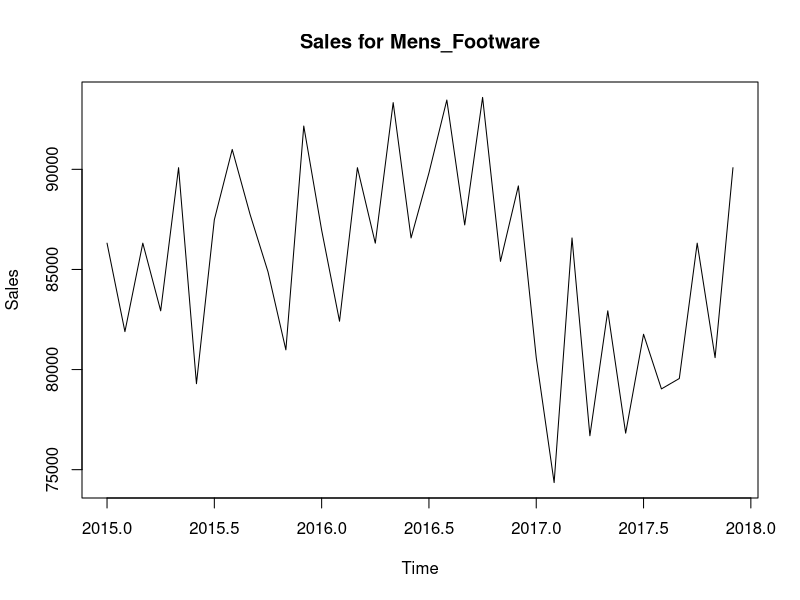

The R source for this figure: (Note: this script raises an error after producing the figure.)
setwd("C:/Users/MAYURESH/OneDrive - National College of Ireland/NCI/SEMESTER 2/DAPA/Project/IMPLEMENATATION DOCUMENTATION/CODE/dataset")

Mens_Footware <- read.csv("Mens_Footware.csv",header=T, na.strings=c(""), stringsAsFactors = T)


ts_Mens_Footware <- ts(Mens_Footware,start = c(2015,1),frequency = 12)

is.ts(ts_Mens_Footware)



plot.ts(ts_Mens_Footware, main= "Sales for Mens_Footware")

start(ts_Mens_Footware)

end(ts_Mens_Footware)


autoplot(ts_Mens_Footware)
monthplot(ts_Mens_Footware)
seasonplot(ts_Mens_Footware)

dec.ts_Mens_Footware<- decompose(ts_Mens_Footware, type="additive")
dec.ts_Mens_Footware
plot(dec.ts_Mens_Footware)
summary(dec.ts_Mens_Footware)

adf.test(ts_Mens_Footware)

ndiffs(ts_Mens_Footware)
nsdiffs(ts_Mens_Footware)



acf(ts_Mens_Footware)
pacf(ts_Mens_Footware)


fit_Mens_Footware <-arima(ts_Mens_Footware,order = c(1,1,1), seasonal= c(1,1,1))

fit_Mens_Footware
summary(fit_Mens_Footware)



qqnorm(fit_Mens_Footware$residuals)
qqline(fit_Mens_Footware$residuals)
Box.test(fit_Mens_Footware$residuals, type = "Ljung-Box")
checkresiduals(fit_Mens_Footware)
forecast(fit_Mens_Footware,4)

plot(forecast(fit_Mens_Footware,8),Xlab="Month",ylab="Consumption")



plot(forecast(fit_Mens_Footware, 12)) #forecast and actual data
pred_Mens_Footware <- fitted.values(fit_Mens_Footware)
lines(pred_Mens_Footware, col="red") #add predicted values during training




predicted_Mens_Footware= as.data.frame(pred_Mens_Footware)

write_xlsx(predicted_Mens_Footware, "predicted_Mens_Footware.xlsx")

